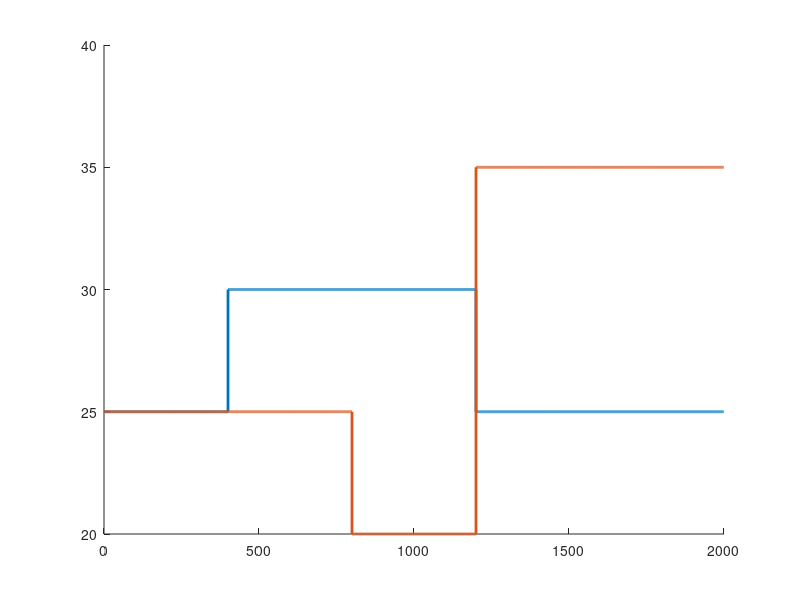

Recreate this plot in MATLAB. (Note: this script raises an error after producing the figure.)
%% ========================================================================
%  trayectoria_referencias.m
%  Genera la IMAGEN 4.2 del Capitulo 4: trayectoria de referencias
%  r_h3(t) y r_h4(t) durante toda la simulacion del escenario integrado,
%  con lineas verticales que marcan los cinco eventos.
%
%  Eventos del escenario (Seccion 4.3.2):
%    t = 0    s  Arranque desde tanques vacios
%    t = 400  s  SP de h3:  25 -> 30 cm
%    t = 800  s  SP de h4:  25 -> 20 cm
%    t = 1100 s  Activacion de ruido gaussiano (sigma = 0.3 cm)
%    t = 1200 s  SP de h3:  30 -> 25  y  SP de h4:  20 -> 35 cm
% ========================================================================

clear; clc; close all;

%% ========================================================================
%  1) DEFINICION DE LA TRAYECTORIA DE REFERENCIAS
% ========================================================================
Ts    = 1;
t_sim = 2000;
N     = round(t_sim/Ts);
t     = (0:N-1)*Ts;

ref_h3 = 25*ones(1,N);
ref_h4 = 25*ones(1,N);

ref_h3(t >= 400)  = 30;     % cambio h3: 25 -> 30
ref_h4(t >= 800)  = 20;     % cambio h4: 25 -> 20
ref_h3(t >= 1200) = 25;     % h3 regresa a 25
ref_h4(t >= 1200) = 35;     % h4 sube a 35 (lejos del punto de linealizacion)

%% ========================================================================
%  2) GRAFICA  (IMAGEN 4.2)
% ========================================================================
fig = figure('Name','IMAGEN 4.2 - Trayectoria de referencias', ...
             'NumberTitle','off','Position',[80 80 1100 520]);
hold on;

% --- Trayectorias de referencia ----------------------------------------
stairs(t, ref_h3, 'LineWidth', 2.0, 'Color', [0.00 0.45 0.74]);
stairs(t, ref_h4, 'LineWidth', 2.0, 'Color', [0.85 0.33 0.10]);

% --- Lineas verticales de los eventos -----------------------------------
eventos = [   0,  'Arranque  (h = 0)';
            400,  'SP h_3: 25 -> 30 cm';
            800,  'SP h_4: 25 -> 20 cm';
           1100,  'Ruido gaussiano  (\sigma = 0.3 cm)';
           1200,  'SP h_3 -> 25  y  SP h_4 -> 35 cm'];

t_eventos = [0 400 800 1100 1200];
etiq_eventos = {'Arranque  (h = 0)', ...
                'SP h_3: 25 \rightarrow 30 cm', ...
                'SP h_4: 25 \rightarrow 20 cm', ...
                'Ruido gaussiano (\sigma = 0.3 cm)', ...
                'SP h_3 \rightarrow 25  y  SP h_4 \rightarrow 35 cm'};

for k = 1:length(t_eventos)
    xline(t_eventos(k), 'k:', etiq_eventos{k}, ...
          'LineWidth', 1.1, ...
          'LabelOrientation', 'horizontal', ...
          'LabelVerticalAlignment', 'top', ...
          'FontSize', 9);
end

% --- Formato ------------------------------------------------------------
xlabel('Tiempo (s)', 'FontWeight', 'bold');
ylabel('Referencia (cm)', 'FontWeight', 'bold');
title('Trayectoria de referencias del escenario integrado de simulacion');
legend({'r_{h_3}(t)','r_{h_4}(t)'}, 'Location','northwest','FontSize',11);
ylim([0 40]);
xlim([0 t_sim]);
grid on; box on;
set(gca,'FontSize',11);

% Guardar como PNG con buena resolucion para la tesis
exportgraphics(fig, 'IMAGEN_4_2_trayectoria_referencias.png', 'Resolution', 200);
fprintf('Figura guardada como IMAGEN_4_2_trayectoria_referencias.png\n');
